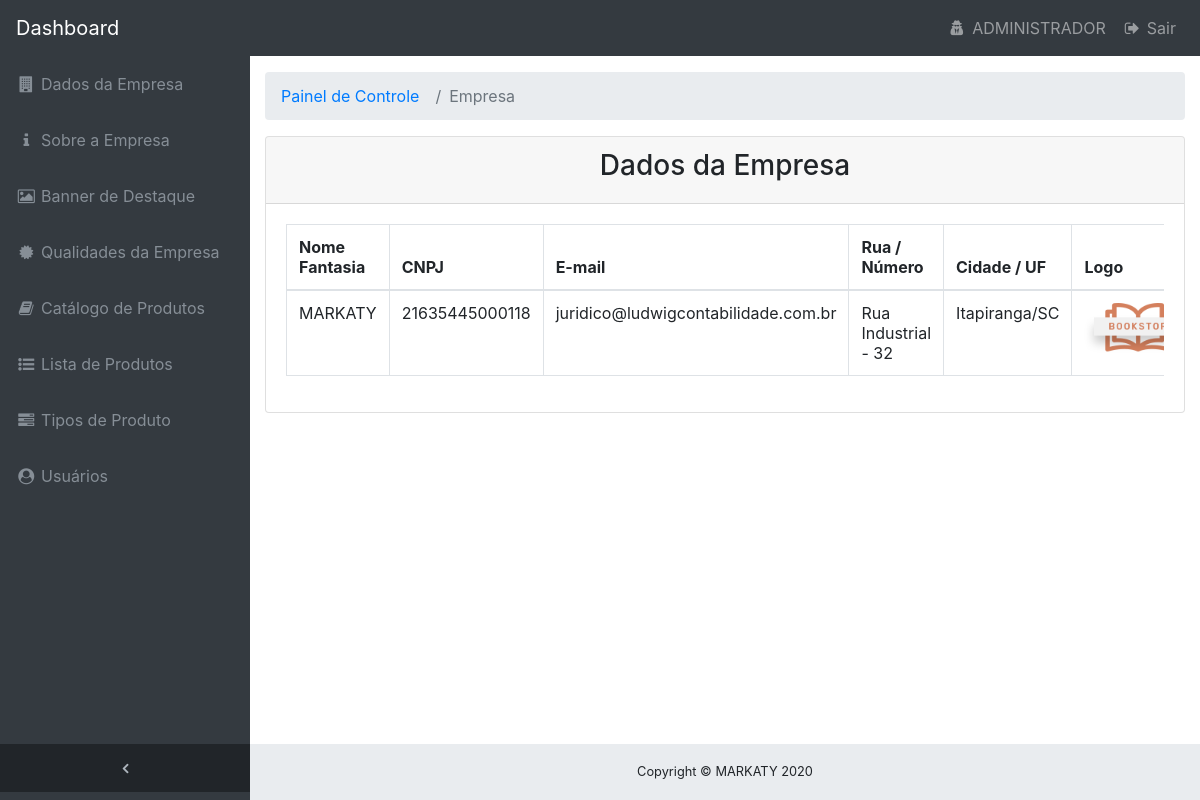
The page /intranet/index.php (signed in) on the database its author committed.
### tables this page shows
CREATE TABLE `tb_empresa` (
    `cod_empresa` INTEGER NOT NULL AUTO_INCREMENT,
    `nome_fantasia` VARCHAR(100) NOT NULL,
    `cnpj` VARCHAR(18) NOT NULL,
    `logradouro` VARCHAR(100) NOT NULL,
    `nr` NUMERIC(4),
    `complemento` VARCHAR(150),
    `bairro` VARCHAR(150),
    `tel_whatsapp` VARCHAR(15),
    `tel_fixo` VARCHAR(15),
    `email` TEXT,
    `instagram` TEXT,
    `facebook` TEXT,
    `maps` TEXT,
    `logomarca` TEXT,
    `cod_catalogo` INTEGER,
    `cod_cidade` INTEGER,
    CONSTRAINT `PK_tb_empresa` PRIMARY KEY (`cod_empresa`)
);

CREATE TABLE `tb_cidade` (
    `cod_cidade` INTEGER NOT NULL AUTO_INCREMENT,
    `nome_cidade` VARCHAR(150) NOT NULL,
    `cep` NUMERIC,
    `cod_estado` INTEGER,
    CONSTRAINT `PK_tb_cidade` PRIMARY KEY (`cod_cidade`)
);

CREATE TABLE `tb_estado` (
    `cod_estado` INTEGER NOT NULL AUTO_INCREMENT,
    `nome_estado` VARCHAR(150) NOT NULL,
    `uf` VARCHAR(2) NOT NULL,
    CONSTRAINT `PK_tb_estado` PRIMARY KEY (`cod_estado`)
);

### intranet/empresa.php (the view, shortened to what this page needs)
<div class="container-fluid">
    <div class="card mb-3">
        <div class="card-header text-center">
            <h3>Dados da Empresa</h3>
        </div>
        <div class="card-body">
            <div class="table-responsive">
                <table class="table table-bordered" width="100%" cellspacing="0">
                    <thead>
                        <tr>
                            <th>Nome Fantasia</th>
                            <th>CNPJ</th>
                            <th>E-mail</th>
                            <th>Rua / Número</th>
                            <th>Cidade / UF</th>
                            <th>Logo</th>
                        </tr>
                    </thead>
                    <tbody>
                        <?php
                        $selectEmpresa = "CALL sel_empresa();";
                        $queryEmpresa = $pdo->query($selectEmpresa);
                        while ($dados = $queryEmpresa->fetch()) {
                            $nome_fantasia = $dados['nome_fantasia'];
                            $cnpj = $dados['cnpj'];
                            $email = $dados['email'];
                            $logradouro = $dados['logradouro'];
                            $cidade = $dados['nome_cidade'];
                            $nr = $dados['nr'];
                            $uf = $dados['uf'];
                            $logomarca = $dados['logomarca'];
                            ?>
                            <tr>
                                <td><?= $nome_fantasia; ?></td>
                                <td><?= $cnpj; ?></td>
                                <td><?= $email; ?></td>
                                <td><?= $logradouro; ?> - <?= $nr; ?></td>
                                <td><?= $cidade; ?>/<?= $uf; ?></td>
                                <td><img style=" max-height:50px;" src="imagens/logomarca/<?= $logomarca; ?>" alt="<?= $logomarca; ?>"/></td>
                            </tr>
                            <?php
                        }
                        ?>
                    </tbody>
                </table>
            </div>
        </div>
    </div>
</div>

### intranet/index.php (shortened to what this page needs)
<?php
include './connection.php';
$sql = "select nome_fantasia, logomarca from tb_empresa";
$cmd = $pdo->prepare($sql);
$cmd->execute();
$dados = $cmd->fetch();
$nome_fantasia = $dados['nome_fantasia'];
?>
<head>
    <link href="vendor/bootstrap/css/bootstrap.min.css" rel="stylesheet" type="text/css"/>
    <link href="vendor/fonts/awesome/css/font-awesome.min.css" rel="stylesheet" type="text/css"/>
    <link href="vendor/datatables/dataTables.bootstrap4.css" rel="stylesheet" type="text/css"/>
    <link href="vendor/css/sb-admin.css" rel="stylesheet" type="text/css"/>
    <link href="vendor/bootstrap/css/bootstrap-toggle.min.css" rel="stylesheet" type="text/css"/>
    <link href="vendor/bootstrap/css/bootstrap-image-checkbox.css" rel="stylesheet" type="text/css"/>
    <link rel="stylesheet" href="https://stackpath.bootstrapcdn.com/bootstrap/4.3.1/css/bootstrap.min.css">
</head>
<body class="fixed-nav sticky-footer bg-dark" id="page-top">
    <?php include './menu.php'; ?>
    <div class="content-wrapper">
        <?php
        @$url = $_GET['url'];
        switch ($url) {
            default :
                $menu = 'Empresa';
                include './navegacao.php';
                include ('./empresa.php');
                break;
        }
        ?>
        <footer class="sticky-footer">
            <div class="container">
                <div class="text-center">
                    <small>Copyright © <?php echo $nome_fantasia; ?> <?php echo date("Y"); ?></small>
                </div>
            </div>
        </footer>
    </div>
</body>

### intranet/menu.php (shortened to what this page needs)
<nav class="navbar navbar-expand-lg navbar-dark bg-dark fixed-top" id="mainNav">
    <a class="navbar-brand" href="?url=empresa.php">Dashboard</a>
    <div class="collapse navbar-collapse" id="navbarResponsive">
        <ul class="navbar-nav navbar-sidenav" id="exampleAccordion">
            <li class="nav-item" data-toggle="tooltip" data-placement="right" title="Dados da Empresa">
                <a class="nav-link" href="?url=empresa.php">
                    <i class="fa fa-fw fa-building"></i>
                    <span class="nav-link-text">Dados da Empresa</span>
                </a>
            </li>
            <li class="nav-item" data-toggle="tooltip" data-placement="right" title="Sobre a Empresa">
                <a class="nav-link" href="?url=sobre.php">
                    <i class="fa fa-fw fa-info"></i>
                    <span class="nav-link-text">Sobre a Empresa</span>
                </a>
            </li>
            <li class="nav-item" data-toggle="tooltip" data-placement="right" title="Banner de Destaque">
                <a class="nav-link" href="?url=banner.php">
                    <i class="fa fa-fw fa-image"></i>
                    <span class="nav-link-text">Banner de Destaque</span>
                </a>
            </li>
            <li class="nav-item" data-toggle="tooltip" data-placement="right" title="Qualidades da Empresa">
                <a class="nav-link" href="?url=qualidade.php">
                    <i class="fa fa-fw fa-certificate"></i>
                    <span class="nav-link-text">Qualidades da Empresa</span>
                </a>
            </li>
            <li class="nav-item" data-toggle="tooltip" data-placement="right" title="Catálogo de Produtos">
                <a class="nav-link" href="?url=catalogo.php">
                    <i class="fa fa-fw fa-book"></i>
                    <span class="nav-link-text">Catálogo de Produtos</span>
                </a>
            </li>
            <li class="nav-item" data-toggle="tooltip" data-placement="right" title="Lista de Produtos">
                <a class="nav-link" href="?url=lista_produto.php">
                    <i class="fa fa-fw fa-list-ul"></i>
                    <span class="nav-link-text">Lista de Produtos</span>
                </a>
            </li>
            <li class="nav-item" data-toggle="tooltip" data-placement="right" title="Tipos de Produto">
                <a class="nav-link" href="?url=tipo_produto.php">
                    <i class="fa fa-fw fa-tasks"></i>
                    <span class="nav-link-text">Tipos de Produto</span>
                </a>
            </li>
            <li class="nav-item" data-toggle="tooltip" data-placement="right" title="Usuários">
                <a class="nav-link" href="?url=admin.php">
                    <i class="fa fa-fw fa-user-circle"></i>
                    <span class="nav-link-text">Usuários</span>
                </a>
            </li>
        </ul>
        <ul class="navbar-nav sidenav-toggler">
            <li class="nav-item">
                <a class="nav-link text-center" id="sidenavToggler">
                    <i class="fa fa-fw fa-angle-left"></i>
                </a>
            </li>
        </ul>
        <ul class="navbar-nav ml-auto">
            <li class="nav-item">
                <a class="nav-link" data-toggle="tooltip" href="?url=edt_admin.php&ldl=<?= $_SESSION["cod_admin"]; ?>">
                    <i class="fa fa-fw fa-user-secret"></i>
                    <span class="nav-link-text"><?= $_SESSION['nome']; ?></span>
                </a>
            </li>
            <li class="nav-item">
                <a class="nav-link" data-toggle="modal" data-target="#sairModal">
                    <i class="fa fa-fw fa-sign-out"></i>
                    Sair
                </a>
            </li>
        </ul>
    </div>
</nav>

### intranet/navegacao.php
<div class="container-fluid">
    <ol class="breadcrumb">
        <li class="breadcrumb-item">
            <a href="?url=home.php">Painel de Controle</a>
        </li>
        <li class="breadcrumb-item active"><?= $menu;?></li>
    </ol>
</div>

### rows shown on the page
tb_empresa: nome_fantasia "MARKATY", cnpj "21635445000118", email "juridico@ludwigcontabilidade.com.br", logradouro "Rua Industrial", nr "32", cod_cidade.nome_cidade "Itapiranga", tb_estado.uf "SC", logomarca (picture)

### other values the page prints
$_SESSION['nome'] "ADMINISTRADOR"
$menu "Empresa"
